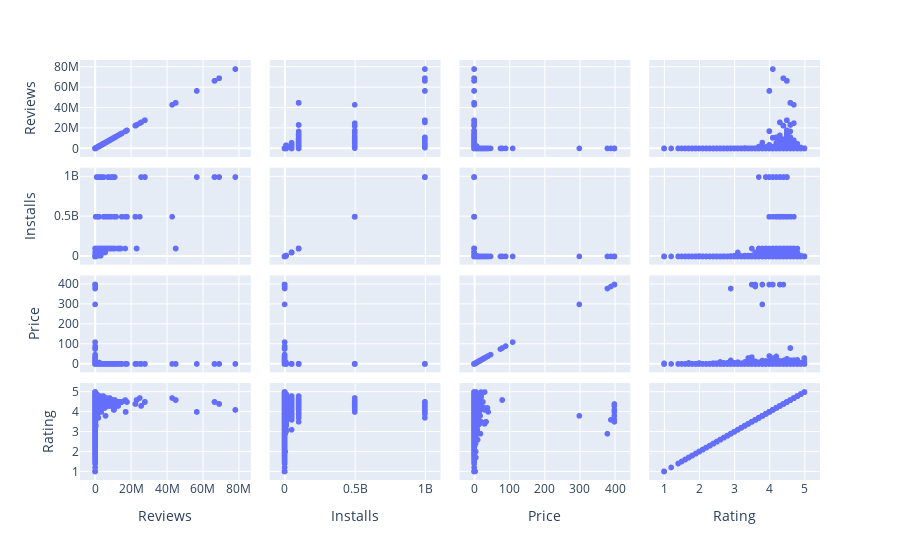

The notebook cell this image was saved under:
### Code cell
cont = ['Reviews',  'Installs','Price','Rating']
fig = px.scatter_matrix(df[cont])
fig.show()

### Figure 1 — Plotly figure (JSON) as saved in the notebook; plotly's stock layout.template omitted (floating-point values rounded to 4 significant figures; data arrays with more than 128 entries replaced by an {"elided": "..."} marker saying what was removed)
{"data": [{"dimensions": [{"axis": {"matches": true}, "label": "Reviews", "values": {"elided": "10825 str values"}}, {"axis": {"matches": true}, "label": "Installs", "values": {"elided": "10825 int values"}}, {"axis": {"matches": true}, "label": "Price", "values": {"elided": "10825 float values"}}, {"axis": {"matches": true}, "label": "Rating", "values": {"elided": "10825 float values"}}], "hovertemplate": "%{xaxis.title.text}=%{x}<br>%{yaxis.title.text}=%{y}<extra></extra>", "legendgroup": "", "marker": {"color": "#636efa", "symbol": "circle"}, "name": "", "showlegend": false, "type": "splom"}], "layout": {"dragmode": "select", "legend": {"tracegroupgap": 0}, "margin": {"t": 60}}}
